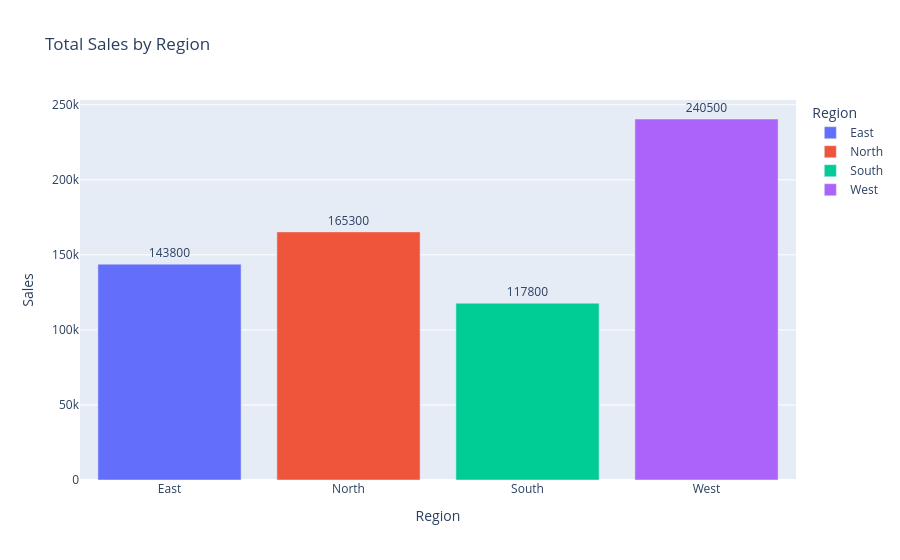

Write notebook code for a chart like this one.
### Markdown cell above
## Step 7: Plotly Bar Chart

This interactive bar chart shows total sales by region.

### Code cell
region_sales = sales.groupby("Region", as_index=False)["Sales"].sum()

fig_bar = px.bar(
    region_sales,
    x="Region",
    y="Sales",
    color="Region",
    title="Total Sales by Region",
    text="Sales"
)
fig_bar.update_traces(textposition="outside")
fig_bar.show()

### Figure 1 — Plotly figure (JSON) as saved in the notebook; plotly's stock layout.template omitted (floating-point values rounded to 4 significant figures)
{"data": [{"hovertemplate": "Region=%{x}<br>Sales=%{text}<extra></extra>", "legendgroup": "East", "marker": {"color": "#636efa", "pattern": {"shape": ""}}, "name": "East", "orientation": "v", "showlegend": true, "text": [143800.0], "textposition": "outside", "type": "bar", "x": ["East"], "xaxis": "x", "y": [143800], "yaxis": "y"}, {"hovertemplate": "Region=%{x}<br>Sales=%{text}<extra></extra>", "legendgroup": "North", "marker": {"color": "#EF553B", "pattern": {"shape": ""}}, "name": "North", "orientation": "v", "showlegend": true, "text": [165300.0], "textposition": "outside", "type": "bar", "x": ["North"], "xaxis": "x", "y": [165300], "yaxis": "y"}, {"hovertemplate": "Region=%{x}<br>Sales=%{text}<extra></extra>", "legendgroup": "South", "marker": {"color": "#00cc96", "pattern": {"shape": ""}}, "name": "South", "orientation": "v", "showlegend": true, "text": [117800.0], "textposition": "outside", "type": "bar", "x": ["South"], "xaxis": "x", "y": [117800], "yaxis": "y"}, {"hovertemplate": "Region=%{x}<br>Sales=%{text}<extra></extra>", "legendgroup": "West", "marker": {"color": "#ab63fa", "pattern": {"shape": ""}}, "name": "West", "orientation": "v", "showlegend": true, "text": [240500.0], "textposition": "outside", "type": "bar", "x": ["West"], "xaxis": "x", "y": [240500], "yaxis": "y"}], "layout": {"barmode": "relative", "legend": {"title": {"text": "Region"}, "tracegroupgap": 0}, "title": {"text": "Total Sales by Region"}, "xaxis": {"anchor": "y", "categoryarray": ["East", "North", "South", "West"], "categoryorder": "array", "domain": [0, 1], "title": {"text": "Region"}}, "yaxis": {"anchor": "x", "domain": [0, 1], "title": {"text": "Sales"}}}}
